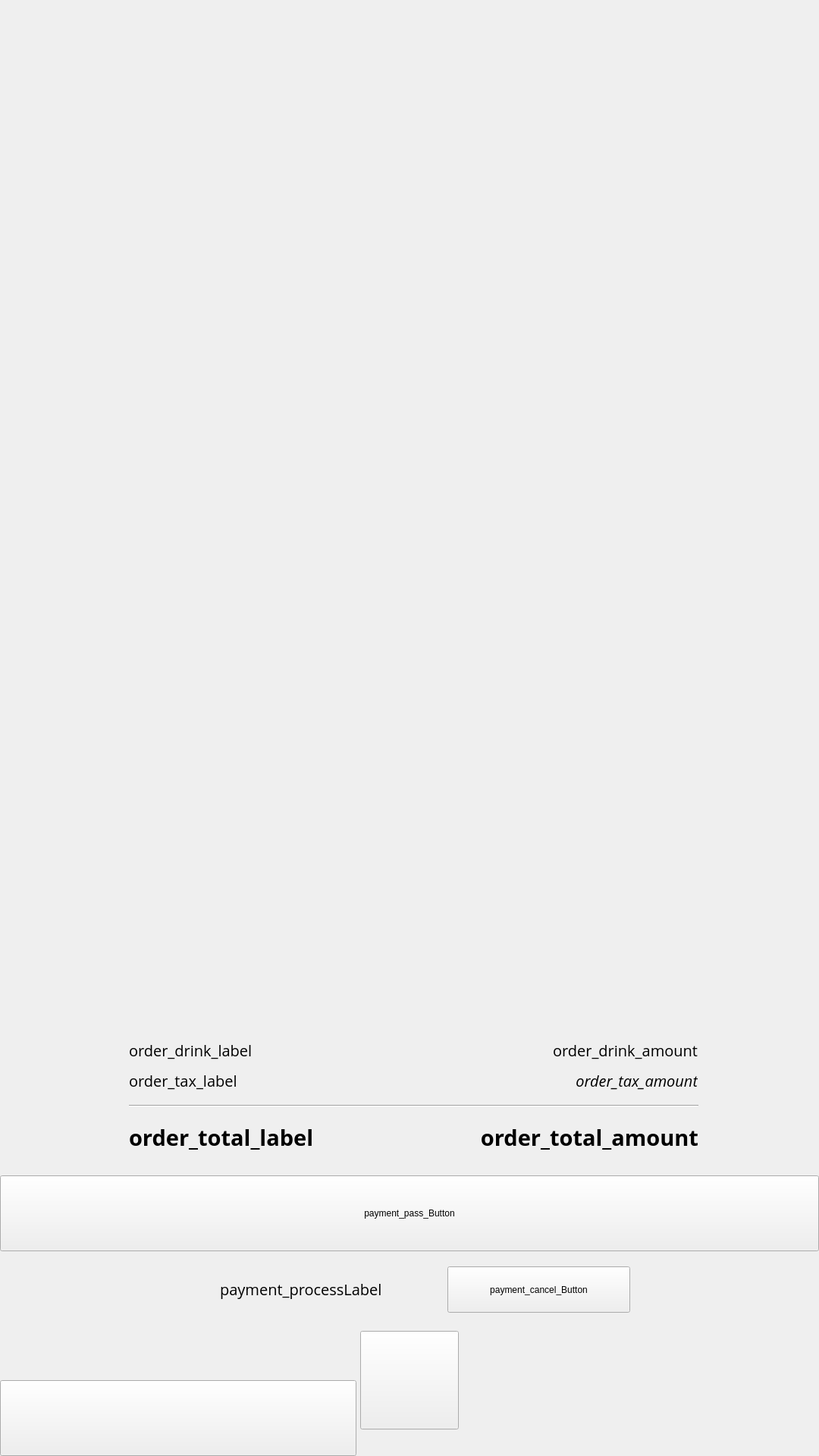
<?xml version="1.0" encoding="UTF-8"?>
<ui version="4.0">
 <class>payPage</class>
 <widget class="QWidget" name="payPage">
  <property name="geometry">
   <rect>
    <x>0</x>
    <y>0</y>
    <width>1080</width>
    <height>1920</height>
   </rect>
  </property>
  <property name="windowTitle">
   <string>Form</string>
  </property>
  <widget class="QPushButton" name="previousPage_Button">
   <property name="geometry">
    <rect>
     <x>0</x>
     <y>1820</y>
     <width>470</width>
     <height>100</height>
    </rect>
   </property>
   <property name="text">
    <string/>
   </property>
  </widget>
  <widget class="QPushButton" name="payment_pass_Button">
   <property name="geometry">
    <rect>
     <x>0</x>
     <y>1550</y>
     <width>1080</width>
     <height>100</height>
    </rect>
   </property>
   <property name="text">
    <string>payment_pass_Button</string>
   </property>
  </widget>
  <widget class="QPushButton" name="mainPage_Button">
   <property name="geometry">
    <rect>
     <x>475</x>
     <y>1755</y>
     <width>130</width>
     <height>130</height>
    </rect>
   </property>
   <property name="text">
    <string/>
   </property>
  </widget>
  <widget class="QLabel" name="order_drink_label">
   <property name="geometry">
    <rect>
     <x>170</x>
     <y>1365</y>
     <width>651</width>
     <height>41</height>
    </rect>
   </property>
   <property name="font">
    <font>
     <family>Open Sans</family>
     <pointsize>15</pointsize>
     <weight>50</weight>
     <bold>false</bold>
    </font>
   </property>
   <property name="text">
    <string>order_drink_label</string>
   </property>
   <property name="textFormat">
    <enum>Qt::RichText</enum>
   </property>
  </widget>
  <widget class="QLabel" name="order_tax_label">
   <property name="geometry">
    <rect>
     <x>170</x>
     <y>1405</y>
     <width>171</width>
     <height>41</height>
    </rect>
   </property>
   <property name="font">
    <font>
     <family>Open Sans</family>
     <pointsize>15</pointsize>
    </font>
   </property>
   <property name="text">
    <string>order_tax_label</string>
   </property>
   <property name="textFormat">
    <enum>Qt::RichText</enum>
   </property>
  </widget>
  <widget class="QLabel" name="order_total_label">
   <property name="geometry">
    <rect>
     <x>170</x>
     <y>1480</y>
     <width>281</width>
     <height>41</height>
    </rect>
   </property>
   <property name="font">
    <font>
     <family>Open Sans</family>
     <pointsize>22</pointsize>
     <weight>75</weight>
     <bold>true</bold>
    </font>
   </property>
   <property name="text">
    <string>order_total_label</string>
   </property>
   <property name="textFormat">
    <enum>Qt::RichText</enum>
   </property>
  </widget>
  <widget class="Line" name="line">
   <property name="geometry">
    <rect>
     <x>170</x>
     <y>1450</y>
     <width>751</width>
     <height>16</height>
    </rect>
   </property>
   <property name="orientation">
    <enum>Qt::Horizontal</enum>
   </property>
  </widget>
  <widget class="QLabel" name="order_total_amount">
   <property name="geometry">
    <rect>
     <x>600</x>
     <y>1480</y>
     <width>321</width>
     <height>41</height>
    </rect>
   </property>
   <property name="font">
    <font>
     <family>Open Sans</family>
     <pointsize>22</pointsize>
     <weight>75</weight>
     <bold>true</bold>
    </font>
   </property>
   <property name="text">
    <string>order_total_amount</string>
   </property>
   <property name="textFormat">
    <enum>Qt::RichText</enum>
   </property>
   <property name="alignment">
    <set>Qt::AlignRight|Qt::AlignTrailing|Qt::AlignVCenter</set>
   </property>
  </widget>
  <widget class="QLabel" name="order_drink_amount">
   <property name="geometry">
    <rect>
     <x>699</x>
     <y>1365</y>
     <width>221</width>
     <height>41</height>
    </rect>
   </property>
   <property name="font">
    <font>
     <family>Open Sans</family>
     <pointsize>15</pointsize>
     <weight>50</weight>
     <bold>false</bold>
    </font>
   </property>
   <property name="text">
    <string>order_drink_amount</string>
   </property>
   <property name="textFormat">
    <enum>Qt::RichText</enum>
   </property>
   <property name="alignment">
    <set>Qt::AlignRight|Qt::AlignTrailing|Qt::AlignVCenter</set>
   </property>
  </widget>
  <widget class="QLabel" name="order_tax_amount">
   <property name="geometry">
    <rect>
     <x>719</x>
     <y>1405</y>
     <width>201</width>
     <height>41</height>
    </rect>
   </property>
   <property name="font">
    <font>
     <family>Open Sans</family>
     <pointsize>15</pointsize>
     <weight>50</weight>
     <italic>true</italic>
     <bold>false</bold>
    </font>
   </property>
   <property name="text">
    <string>order_tax_amount</string>
   </property>
   <property name="textFormat">
    <enum>Qt::RichText</enum>
   </property>
   <property name="alignment">
    <set>Qt::AlignRight|Qt::AlignTrailing|Qt::AlignVCenter</set>
   </property>
  </widget>
  <widget class="QLabel" name="payment_processLabel">
   <property name="geometry">
    <rect>
     <x>290</x>
     <y>1680</y>
     <width>231</width>
     <height>41</height>
    </rect>
   </property>
   <property name="font">
    <font>
     <family>Open Sans</family>
     <pointsize>15</pointsize>
     <weight>50</weight>
     <bold>false</bold>
    </font>
   </property>
   <property name="text">
    <string>payment_processLabel</string>
   </property>
   <property name="textFormat">
    <enum>Qt::RichText</enum>
   </property>
  </widget>
  <widget class="QPushButton" name="payment_cancel_Button">
   <property name="geometry">
    <rect>
     <x>590</x>
     <y>1670</y>
     <width>241</width>
     <height>61</height>
    </rect>
   </property>
   <property name="text">
    <string>payment_cancel_Button</string>
   </property>
  </widget>
 </widget>
 <resources/>
 <connections/>
</ui>
